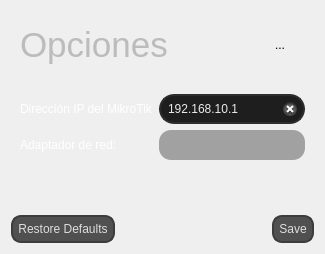
      <widget class="QWidget" name="page_3">
       <property name="styleSheet">
        <string notr="true">QLabel{
	color: rgb(255, 255, 255);
	font: 11pt &quot;Segoe UI&quot;;
}
QGroupBox {
	color: rgb(255, 255, 255);
	font: 11pt &quot;Segoe UI&quot;;
    border:1px solid #76797C;
    border-radius: 2px;
    margin-top: 20px;
}

QGroupBox::title {
    subcontrol-origin: margin;
    subcontrol-position: top center;
    padding-left: 10px;
    padding-right: 10px;
    padding-top: 10px;
}

QCheckBox, QRadioButton{
font: 11pt &quot;Segoe UI&quot;;
	color: white;
}
QCheckBox::indicator, QRadioButton::indicator {
	border: 1px solid rgb(100, 100, 100);
	width: 10px;
	height: 10px;
	border-radius: 5px;
	background-color: rgb(135, 135, 135);
}
QCheckBox::indicator:checked, QRadioButton::indicator:checked {
	border: 1px solid rgb(255, 205, 0);
	background-color: rgb(255, 255, 0);
}

QLineEdit {
font: 11pt &quot;Segoe UI&quot;;
	border: 2px solid rgb(45, 45, 45);
	border-radius: 15px;
	padding: 5px;
	background-color: rgb(30, 30, 30);	
	/*color: rgb(100, 100, 100);*/
	
	color: rgb(235, 235, 235);
}
QLineEdit:hover {
	border: 2px solid rgb(55, 55, 55);
}
QLineEdit:focus {
	border: 2px solid rgb(255, 207, 0);	
	color: rgb(200, 200, 200);
}

QComboBox
{
	color: rgb(0, 0, 0);
	font: 12pt &quot;Calibri&quot;;
    background-color: rgb(161, 161, 161);
    border-radius:12px;
    border:none;
    padding-left: 10px;
    padding-right: 10px;
    selection-background-color: rgb(62, 62, 62);
    min-width: 75px;
	min-height: 30px;
}

QComboBox:drop-down {
	color: white;
    subcontrol-origin: padding;
    subcontrol-position: top right;
    width: 12px;
    border:none;
    border-radius:10px;
    background-color: transparent;
}

QComboBox:down-arrow {
   
	image: url(:/Resources/resources/arrow_down.png);
    height: 12px;
    width: 12px;
    padding-right: 10px;
}

QComboBox:on:hover:focus {
   
	image: url(:/Resources/resources/arrow_down_disabled.png);
}

QComboBox QAbstractItemView
{
	color: white;
    background-color: #232629;
    border-radius: 10px;
    border: none;
    selection-background-color: #18465d;
}

QPushButton {	
	color: rgb(222, 222, 222);
	font: bold 12pt &quot;Calibri&quot;;
	background-color: rgb(80, 80, 80);
	border: 2px solid rgb(60, 60, 60);
	border-radius: 10px;
	padding:5px;
}
QPushButton:hover {	
	background-color: rgb(60, 60, 60);
	border: 2px solid rgb(70, 70, 70);
}
QPushButton:pressed {	
	background-color: rgb(250, 230, 0);
	border: 2px solid rgb(255, 165, 24);	
	color: rgb(35, 35, 35);
}</string>
       </property>
       <layout class="QGridLayout" name="gridLayout_4">
        <item row="1" column="0">
         <widget class="QWidget" name="widget_3" native="true">
          <layout class="QGridLayout" name="gridLayout_5">
           <item row="0" column="1">
            <widget class="QLineEdit" name="mikrotic_ip">
             <property name="text">
              <string>192.168.10.1</string>
             </property>
             <property name="placeholderText">
              <string>Ejemplo: 192.168.10.1</string>
             </property>
             <property name="clearButtonEnabled">
              <bool>true</bool>
             </property>
            </widget>
           </item>
           <item row="1" column="1">
            <widget class="QComboBox" name="network_adapter"/>
           </item>
           <item row="0" column="0">
            <widget class="QLabel" name="label_5">
             <property name="text">
              <string>Dirección IP del MikroTik</string>
             </property>
            </widget>
           </item>
           <item row="1" column="0">
            <widget class="QLabel" name="label_2">
             <property name="text">
              <string>Adaptador de red:</string>
             </property>
            </widget>
           </item>
          </layout>
         </widget>
        </item>
        <item row="3" column="0">
         <widget class="QDialogButtonBox" name="buttonBox">
          <property name="standardButtons">
           <set>QDialogButtonBox::RestoreDefaults|QDialogButtonBox::Save</set>
          </property>
         </widget>
        </item>
        <item row="2" column="0">
         <spacer name="verticalSpacer_2">
          <property name="orientation">
           <enum>Qt::Vertical</enum>
          </property>
          <property name="sizeHint" stdset="0">
           <size>
            <width>20</width>
            <height>40</height>
           </size>
          </property>
         </spacer>
        </item>
        <item row="0" column="0">
         <widget class="QWidget" name="widget_5" native="true">
          <layout class="QGridLayout" name="gridLayout_6">
           <item row="0" column="0">
            <widget class="QLabel" name="label">
             <property name="maximumSize">
              <size>
               <width>16777215</width>
               <height>50</height>
              </size>
             </property>
             <property name="font">
              <font>
               <family>Segoe UI</family>
               <pointsize>26</pointsize>
               <weight>50</weight>
               <italic>false</italic>
               <bold>false</bold>
              </font>
             </property>
             <property name="styleSheet">
              <string notr="true">font: 26pt &quot;Segoe UI&quot;;
color: rgb(188, 188, 188);</string>
             </property>
             <property name="text">
              <string>Opciones</string>
             </property>
            </widget>
           </item>
           <item row="0" column="1">
            <widget class="QToolButton" name="go_back">
             <property name="minimumSize">
              <size>
               <width>50</width>
               <height>50</height>
              </size>
             </property>
             <property name="styleSheet">
              <string notr="true">QToolButton{
	background-color: transparent;
	border-radius: 25px;
}
QToolButton:hover{
	background-color: rgb(90, 90, 90);
}
</string>
             </property>
             <property name="text">
              <string>...</string>
             </property>
             <property name="icon">
              <iconset resource="file_rc.qrc">
               <normaloff>:/Graphics/graphics/back.png</normaloff>:/Graphics/graphics/back.png</iconset>
             </property>
             <property name="iconSize">
              <size>
               <width>40</width>
               <height>40</height>
              </size>
             </property>
            </widget>
           </item>
          </layout>
         </widget>
        </item>
       </layout>
      </widget>
